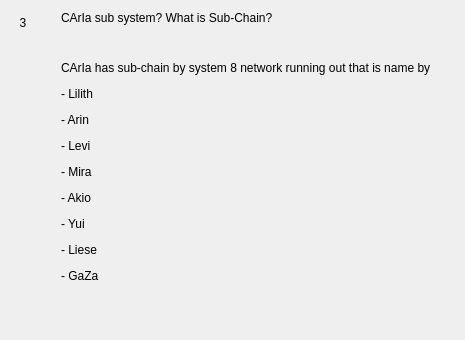
                  <widget class="QWidget" name="widgetFaq3" native="true">
                   <layout class="QHBoxLayout" name="horizontalpage_3" stretch="0,1">
                    <item alignment="Qt::AlignTop">
                     <widget class="QLabel" name="labelNumber3">
                      <property name="minimumSize">
                       <size>
                        <width>24</width>
                        <height>24</height>
                       </size>
                      </property>
                      <property name="maximumSize">
                       <size>
                        <width>16777215</width>
                        <height>24</height>
                       </size>
                      </property>
                      <property name="text">
                       <string>3</string>
                      </property>
                      <property name="alignment">
                       <set>Qt::AlignCenter</set>
                      </property>
                     </widget>
                    </item>
                    <item>
                     <layout class="QVBoxLayout" name="verticalLayoutpage_3">
                      <property name="leftMargin">
                       <number>20</number>
                      </property>
                      <property name="rightMargin">
                       <number>20</number>
                      </property>
                      <item>
                       <widget class="QLabel" name="labelSubtitle3">
                        <property name="text">
                         <string>CArIa sub system? What is Sub-Chain?</string>
                        </property>
                        <property name="wordWrap">
                         <bool>true</bool>
                        </property>
                       </widget>
                      </item>
                      <item>
                       <spacer name="verticalSpacer_30">
                        <property name="orientation">
                         <enum>Qt::Vertical</enum>
                        </property>
                        <property name="sizeType">
                         <enum>QSizePolicy::Fixed</enum>
                        </property>
                        <property name="sizeHint" stdset="0">
                         <size>
                          <width>20</width>
                          <height>30</height>
                         </size>
                        </property>
                       </spacer>
                      </item>
                      <item>
                       <widget class="QLabel" name="labelContent3">
                        <property name="text">
                         <string>
                           &lt;html&gt;&lt;head/&gt;&lt;body&gt;&lt;p align=&quot;justify&quot;&gt;
                           CArIa has sub-chain by system 8 network running out that is name by
                           &lt;/p&gt;&lt;p align=&quot;justify&quot;&gt;
                           - Lilith
                           &lt;/p&gt;&lt;p align=&quot;justify&quot;&gt;
                           - Arin
                           &lt;/p&gt;&lt;p align=&quot;justify&quot;&gt;
                           - Levi
                           &lt;/p&gt;&lt;p align=&quot;justify&quot;&gt;
                           - Mira
                           &lt;/p&gt;&lt;p align=&quot;justify&quot;&gt;
                           - Akio
                           &lt;/p&gt;&lt;p align=&quot;justify&quot;&gt;
                           - Yui
                           &lt;/p&gt;&lt;p align=&quot;justify&quot;&gt;
                           - Liese
                           &lt;/p&gt;&lt;p align=&quot;justify&quot;&gt;
                           - GaZa
                           &lt;/p&gt;&lt;p align=&quot;justify&quot;&gt;
                           &lt;a style='color: #b088ff' href='https://nu1labs.my/7net/'&gt;
                           &lt;/p&gt;&lt;/body&gt;&lt;/html&gt;
                         </string>
                        </property>
                        <property name="alignment">
                         <set>Qt::AlignLeading|Qt::AlignLeft|Qt::AlignTop</set>
                        </property>
                        <property name="wordWrap">
                         <bool>true</bool>
                        </property>
                       </widget>
                      </item>
                      <item>
                       <spacer name="verticalSpacer_31">
                        <property name="orientation">
                         <enum>Qt::Vertical</enum>
                        </property>
                        <property name="sizeHint" stdset="0">
                         <size>
                          <width>20</width>
                          <height>20</height>
                         </size>
                        </property>
                       </spacer>
                      </item>
                     </layout>
                    </item>
                   </layout>
                  </widget>
